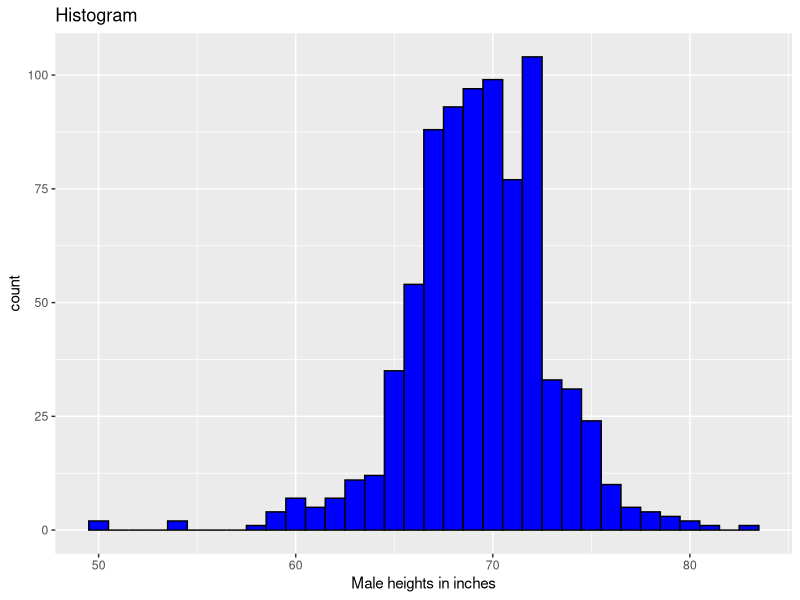

Here is the R script that generated this plot:
library(dplyr)
library(dslabs)
library(ggplot2)

p <- heights %>% 
  filter(sex=="Male") %>%
  ggplot(aes(x = height))
p + geom_histogram(binwidth = 1, fill="blue", col="black") +
  xlab("Male heights in inches") +
  ggtitle("Histogram")
